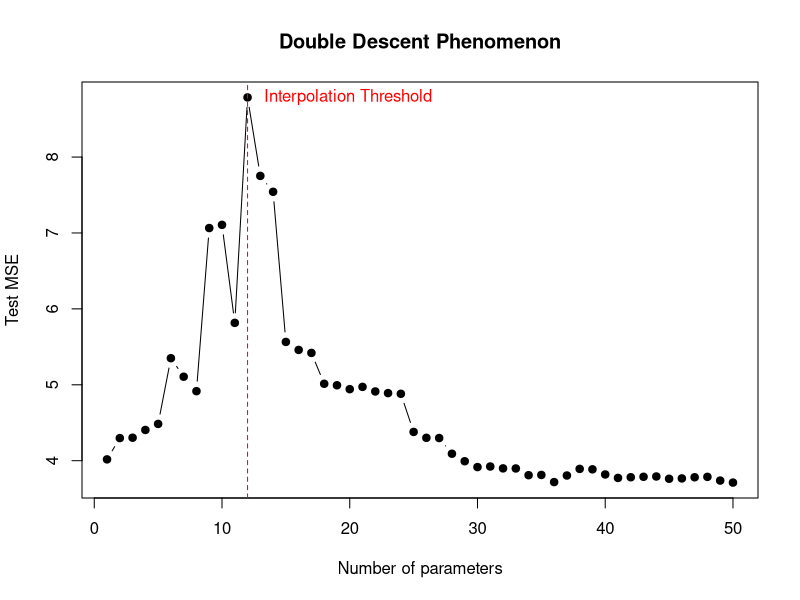

This figure's R source:
# --- DOUBLE DESCENT SIMULATION IN R ---

set.seed(123)

# 1. Generate data
n <- 12               # number of observations
p_max <- 50           # maximum number of parameters
X <- matrix(rnorm(n * p_max), n, p_max)
true_beta <- rnorm(p_max)
y <- X %*% true_beta + rnorm(n, 0, 0.1)  # small noise

# 2. Test data
n_test <- 100
X_test <- matrix(rnorm(n_test * p_max), n_test, p_max)
y_test <- X_test %*% true_beta + rnorm(n_test, 0, 0.1)

# 3. Compute test error for different numbers of parameters
test_errors <- numeric(p_max)

for(p in 1:p_max) {
  X_sub <- X[, 1:p, drop=FALSE]
  X_test_sub <- X_test[, 1:p, drop=FALSE]
  
  if(p <= n) {
    # Normal linear regression
    beta_hat <- solve(t(X_sub) %*% X_sub) %*% t(X_sub) %*% y
  } else {
    # Over-parameterized: use minimum-norm solution (Moore-Penrose pseudoinverse)
    beta_hat <- MASS::ginv(X_sub) %*% y
  }
  
  y_pred <- X_test_sub %*% beta_hat
  test_errors[p] <- log(mean((y_test - y_pred)^2))
}

# 4. Plot results
plot(1:p_max, test_errors, type="b", pch=19,
     xlab="Number of parameters", ylab="Test MSE",
     main="Double Descent Phenomenon")
abline(v=n, col="red", lty=2)  # interpolation threshold
text(n+0.5, max(test_errors), "Interpolation Threshold", pos=4, col="red")
